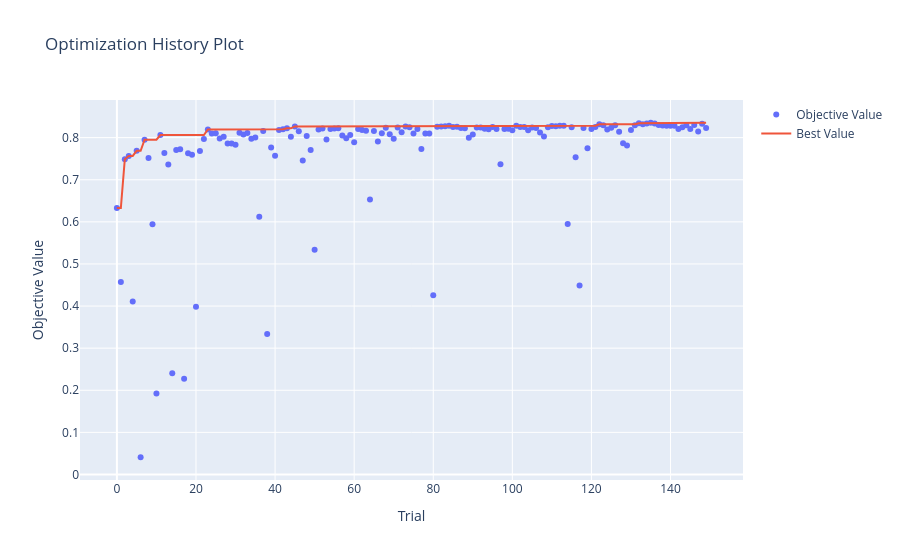
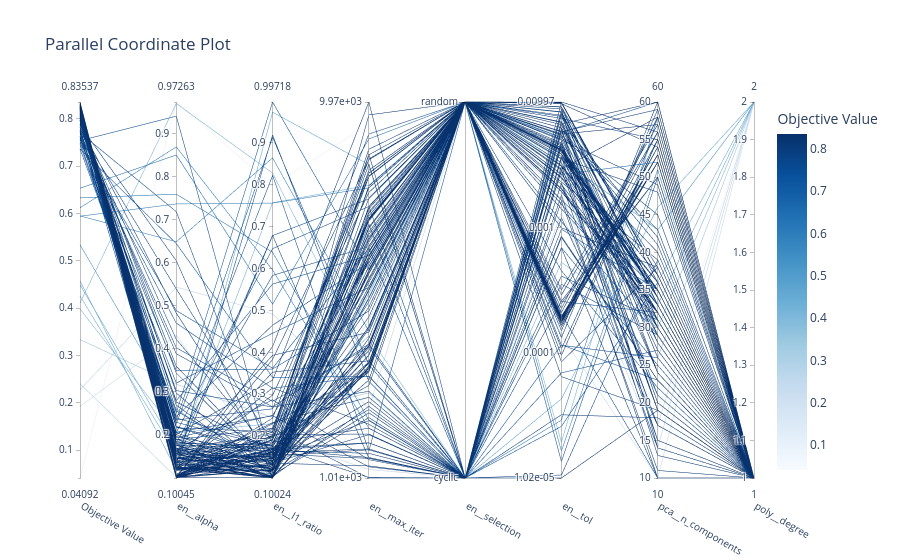
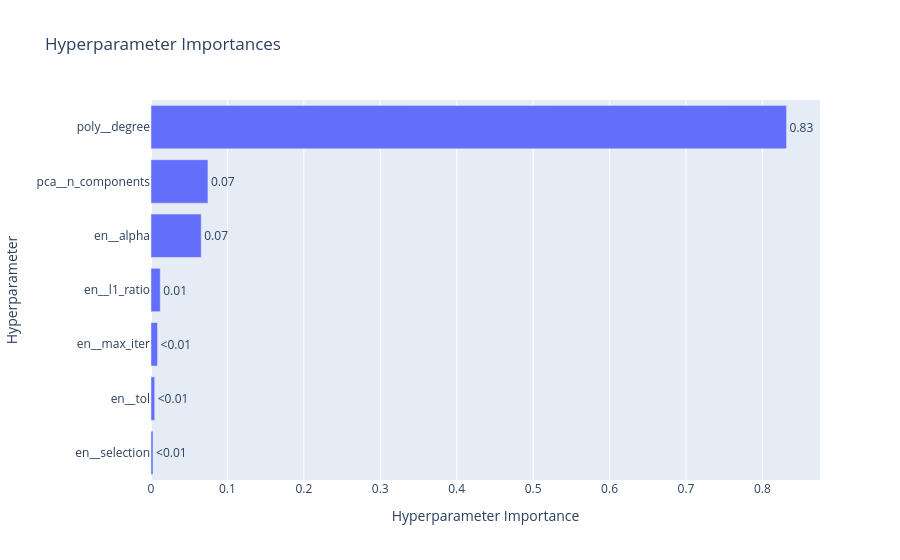

The cell these charts' notebook holds for them, in order:
### Code cell
visualize(en_study,en,X_train,y_train)

### Figure 1 — Plotly figure (JSON) as saved in the notebook; plotly's stock layout.template omitted (floating-point values rounded to 4 significant figures; data arrays with more than 128 entries replaced by an {"elided": "..."} marker saying what was removed)
{"data": [{"mode": "markers", "name": "Objective Value", "type": "scatter", "x": {"elided": "150 int values"}, "y": {"elided": "150 float values"}}, {"mode": "lines", "name": "Best Value", "type": "scatter", "x": {"elided": "150 int values"}, "y": {"elided": "150 float values"}}, {"marker": {"color": "#cccccc"}, "mode": "markers", "name": "Infeasible Trial", "showlegend": false, "type": "scatter", "x": [], "y": []}], "layout": {"autosize": true, "title": {"text": "Optimization History Plot"}, "xaxis": {"autorange": true, "range": [-9.093, 158.1], "title": {"text": "Trial"}, "type": "linear"}, "yaxis": {"autorange": true, "range": [-0.02464, 0.9009], "title": {"text": "Objective Value"}, "type": "linear"}}}

### Figure 2 — Plotly figure (JSON) as saved in the notebook; plotly's stock layout.template omitted (floating-point values rounded to 4 significant figures; data arrays with more than 128 entries replaced by an {"elided": "..."} marker saying what was removed)
{"data": [{"dimensions": [{"label": "Objective Value", "range": [0.04092, 0.8354], "values": {"elided": "150 float values"}}, {"label": "en__alpha", "range": [0.1005, 0.9726], "values": {"elided": "150 float values"}}, {"label": "en__l1_ratio", "range": [0.1002, 0.9972], "values": {"elided": "150 float values"}}, {"label": "en__max_iter", "range": [3.003, 3.999], "ticktext": ["1.01e+03", "9.97e+03"], "tickvals": [3.003, 3.999], "values": {"elided": "150 float values"}}, {"label": "en__selection", "range": [0, 1], "ticktext": ["cyclic", "random"], "tickvals": [0, 1], "values": {"elided": "150 int values"}}, {"label": "en__tol", "range": [-4.992, -2.001], "ticktext": ["1.02e-05", "0.0001", "0.001", "0.00997"], "tickvals": [-4.992, -4, -3, -2.001], "values": {"elided": "150 float values"}}, {"label": "pca__n_components", "range": [10, 60], "values": {"elided": "150 int values"}}, {"label": "poly__degree", "range": [1, 2], "values": {"elided": "150 int values"}}], "labelangle": 30, "labelside": "bottom", "line": {"color": {"elided": "150 float values"}, "colorbar": {"title": {"text": "Objective Value"}}, "colorscale": [[0, "rgb(247,251,255)"], [0.125, "rgb(222,235,247)"], [0.25, "rgb(198,219,239)"], [0.375, "rgb(158,202,225)"], [0.5, "rgb(107,174,214)"], [0.625, "rgb(66,146,198)"], [0.75, "rgb(33,113,181)"], [0.875, "rgb(8,81,156)"], [1, "rgb(8,48,107)"]], "reversescale": false, "showscale": true}, "type": "parcoords"}], "layout": {"autosize": true, "title": {"text": "Parallel Coordinate Plot"}}}

### Figure 3 — Plotly figure (JSON) as saved in the notebook; plotly's stock layout.template omitted (floating-point values rounded to 4 significant figures)
{"data": [{"cliponaxis": false, "hovertemplate": ["en__selection (CategoricalDistribution): 0.0026531156465172665<extra></extra>", "en__tol (FloatDistribution): 0.004849006874036997<extra></extra>", "en__max_iter (IntDistribution): 0.008544198007171374<extra></extra>", "en__l1_ratio (FloatDistribution): 0.012102220381667167<extra></extra>", "en__alpha (FloatDistribution): 0.06572074385849477<extra></extra>", "pca__n_components (IntDistribution): 0.07452448872248789<extra></extra>", "poly__degree (IntDistribution): 0.8316062265096246<extra></extra>"], "name": "Objective Value", "orientation": "h", "text": ["<0.01", "<0.01", "<0.01", "0.01", "0.07", "0.07", "0.83"], "textposition": "outside", "type": "bar", "x": [0.002653, 0.004849, 0.008544, 0.0121, 0.06572, 0.07452, 0.8316], "y": ["en__selection", "en__tol", "en__max_iter", "en__l1_ratio", "en__alpha", "pca__n_components", "poly__degree"]}], "layout": {"autosize": true, "title": {"text": "Hyperparameter Importances"}, "xaxis": {"autorange": true, "range": [0, 0.8754], "title": {"text": "Hyperparameter Importance"}, "type": "linear"}, "yaxis": {"autorange": true, "range": [-0.5, 6.5], "title": {"text": "Hyperparameter"}, "type": "category"}}}
